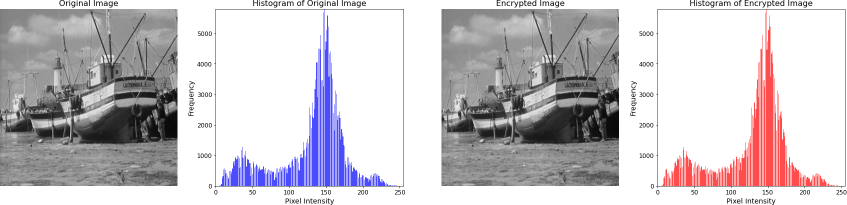
#> input picture images/boat_combined_histogram.png, 1694 x 410 px, given in place of pepper_gray_image.png, which was not available (shown at 1/2 size)
$ python test_result.py
#> lines starting #> are read from the running program, lines starting #| are printed output that depends on the picture; long printed decimals are rounded; pictures that were not available may be replaced by others from this repository, and a replacement may not be noted
import math
import cv2
from collections import Counter
from skimage.metrics import peak_signal_noise_ratio
import numpy as np
import matplotlib.pyplot as plt
from skimage.metrics import structural_similarity as ssim
from scipy.stats import chisquare

# Histogram: Generate and save a comparative visualization of original and encrypted images
# with their respective pixel intensity histograms.
def histograms(original_image, encrypted_image):
    save_path = f"E://collage_project//project2//images//{img_name}_combined_histogram.png"

    # Calculate histograms for original and encrypted images
    hist_original = np.histogram(original_image.ravel(), bins=256, range=(0, 256))[0]
    hist_encrypted = np.histogram(encrypted_image.ravel(), bins=256, range=(0, 256))[0]

    # Create a visualization with images and their histograms
    plt.figure(figsize=(24, 6))

    # Plot original image
    plt.subplot(1, 4, 1)
    plt.imshow(original_image, cmap='gray')
    plt.title("Original Image", fontsize=16)
    plt.axis('off')

    # Plot original image histogram
    plt.subplot(1, 4, 2)
    plt.bar(range(256), hist_original, color='blue', alpha=0.7)
    plt.title("Histogram of Original Image", fontsize=16)
    plt.xlabel("Pixel Intensity", fontsize=14)
    plt.ylabel("Frequency", fontsize=14)
    plt.xlim(0, 255)
    plt.ylim(0, max(hist_original.max(), hist_encrypted.max()))
    plt.xticks(fontsize=12)
    plt.yticks(fontsize=12)

    # Plot encrypted image
    plt.subplot(1, 4, 3)
    plt.imshow(encrypted_image, cmap='gray')
    plt.title("Encrypted Image", fontsize=16)
    plt.axis('off')

    # Plot encrypted image histogram
    plt.subplot(1, 4, 4)
    plt.bar(range(256), hist_encrypted, color='red', alpha=0.7)
    plt.title("Histogram of Encrypted Image", fontsize=16)
    plt.xlabel("Pixel Intensity", fontsize=14)
    plt.ylabel("Frequency", fontsize=14)
    plt.xlim(0, 255)
    plt.ylim(0, max(hist_original.max(), hist_encrypted.max()))
    plt.xticks(fontsize=12)
    plt.yticks(fontsize=12)

    # Save and display the visualization
    plt.tight_layout()
    plt.savefig(save_path, bbox_inches='tight', pad_inches=0)
    print(f"Combined histogram saved at: {save_path}")
    plt.show()

# Calculate pixel correlation in different directions (horizontal, vertical, diagonal).
def correlation_coefficient(image):
    M, N = image.shape[:2]
    # Horizontal correlation: between adjacent pixels in rows
    x_horizontal = image[:, :-1].flatten()
    y_horizontal = image[:, 1:].flatten()
    corr_horizontal = np.corrcoef(x_horizontal, y_horizontal)[0, 1]
    # Vertical correlation: between adjacent pixels in columns
    x_vertical = image[:-1, :].flatten()
    y_vertical = image[1:, :].flatten()
    corr_vertical = np.corrcoef(x_vertical, y_vertical)[0, 1]
    # Diagonal correlation: between adjacent diagonal pixels
    x_diagonal = image[:-1, :-1].flatten()
    y_diagonal = image[1:, 1:].flatten()
    corr_diagonal = np.corrcoef(x_diagonal, y_diagonal)[0, 1]
    # Return average correlation coefficient
    return corr_horizontal , corr_vertical , corr_diagonal

def calculate_mse(original_image, encrypted_image):
    # Ensure both images are of the same size
    assert original_image.shape == encrypted_image.shape, "Images must have the same dimensions"

    # Calculate the Mean Squared Error
    mse = np.mean((original_image - encrypted_image) ** 2)
    return mse

# Calculate the entropy of an image to measure its randomness.
def calculate_entropy(image_matrix):
    # Flatten image and count pixel value occurrences
    flattened_image = image_matrix.flatten()
    pixel_counts = Counter(flattened_image)
    total_pixels = len(flattened_image)

    # Compute entropy based on pixel probability
    entropy = 0.0
    for count in pixel_counts.values():
        probability = count / total_pixels
        entropy -= probability * math.log2(probability)

    return entropy

# Calculate Number of Pixels Change Rate to measure encryption sensitivity.
def calculate_npcr(original_image, encrypted_image):
    # Ensure images have same dimensions
    if original_image.shape != encrypted_image.shape:
        raise ValueError("Images must have same dimensions.")

    # Calculate percentage of different pixels
    diff_pixels = np.sum(original_image != encrypted_image)
    total_pixels = original_image.size
    npcr = (diff_pixels / total_pixels) * 100

    return npcr

# Calculate Unified Average Changing Intensity to measure encryption diversity.
def calculate_uaci(image1, image2):
    assert image1.shape == image2.shape, "Images must have same dimensions"

    # Calculate absolute pixel difference and percentage change
    M, N = image1.shape
    diff = np.abs(image1.astype(np.int16) - image2.astype(np.int16))
    uaci = (np.sum(diff) / (M * N * 255)) * 100

    return uaci

def chi_square_test(image):

    # Flatten to 1D array
    pixel_values = image.flatten()

    # Count occurrences of each intensity level (0–255)
    observed_freq = np.bincount(pixel_values, minlength=256)

    # Expected frequency assuming uniform distribution
    expected_freq = np.full(256, fill_value=len(pixel_values)/256)

    # Perform Chi-Square test
    chi_stat, p_value = chisquare(f_obs=observed_freq, f_exp=expected_freq)

    return chi_stat


def calculate_test(gray_image, encrypted_image, encrypted_image2, decrypted_image):

    # Generate and save histogram visualization
    histograms(gray_image, encrypted_image)

    # Analyze pixel correlations in encrypted image
    corr_horizontal, corr_vertical, corr_diagonal = correlation_coefficient(encrypted_image)
    print(f"Correlation Coefficient Horizontal: {corr_horizontal}")
    print(f"Correlation Coefficient Vertical: {corr_vertical}")
    print(f"Correlation Coefficient Diagonal: {corr_diagonal}")

    # Calculate encryption quality metrics
    entropy = calculate_entropy(encrypted_image)
    print("Entropy: ", entropy)

    mse = calculate_mse(gray_image, encrypted_image)
    print(f"MSE: {mse}")

    npcr_value = calculate_npcr(encrypted_image, encrypted_image2)
    print(f"NPCR value: {npcr_value:.4f}%")

    uaci_value = calculate_uaci(encrypted_image, encrypted_image2)
    print(f"UACI value: {uaci_value:.4f}%")

    # Calculate image quality metrics
    psnr_original_encrypted = peak_signal_noise_ratio(gray_image, encrypted_image)
    print(f"PSNR (original vs encrypted): {psnr_original_encrypted}")

    psnr_original_decrypted = peak_signal_noise_ratio(gray_image, decrypted_image)
    print(f"PSNR (original vs decrypted): {psnr_original_decrypted}")

    ssim_value = ssim(gray_image, decrypted_image)
    print(f"SSIM: {ssim_value}")

    chi_value_gray = chi_square_test(gray_image)
    print("Chi square value for gray image: ",chi_value_gray)

    chi_value_encrypted = chi_square_test(encrypted_image)
    print("Chi square value for encrypted image: ",chi_value_encrypted)

# Main script for loading and analyzing images
img_name = "pepper"
path = f"E://collage_project//project2//images//{img_name}_gray_image.png"
gray_image = cv2.imread(path, cv2.IMREAD_GRAYSCALE)
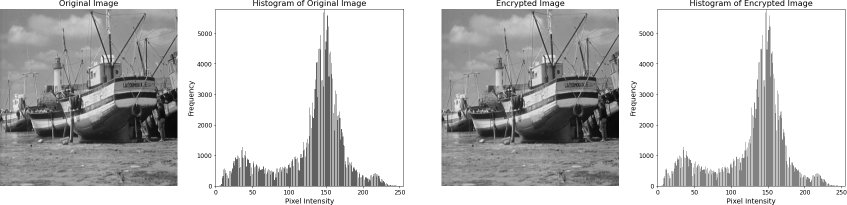
#> gray_image: shape (410, 1694) (shown at 1/2 size); min 0, max 255, mean 199.1

path = f"E://collage_project//project2//images//{img_name}_encrypted_hfpso.png"
encrypted_image = cv2.imread(path, cv2.IMREAD_GRAYSCALE)
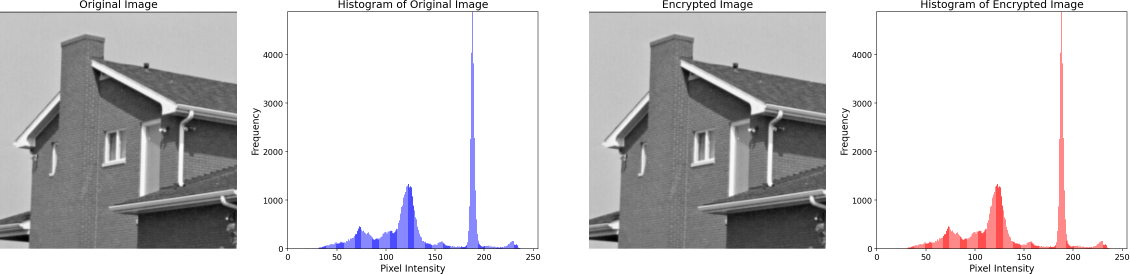
#> input picture images/house_combined_histogram.png, 3389 x 820 px, given in place of pepper_encrypted_hfpso.png, which was not available (shown at 1/3 size)
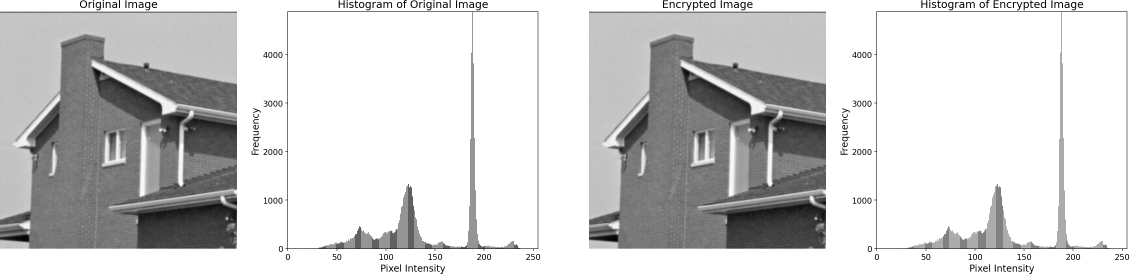
#> encrypted_image: shape (820, 3389) (shown at 1/3 size); min 0, max 255, mean 207.9

path = f"E://collage_project//project2//images//modified_{img_name}_encrypted_hfpso.png"
encrypted_image2 = cv2.imread(path, cv2.IMREAD_GRAYSCALE)

path = f"E://collage_project//project2//images//{img_name}_decrypted_hfpso.png"
decrypted_image = cv2.imread(path, cv2.IMREAD_GRAYSCALE)

# Perform comprehensive image encryption analysis
calculate_test(gray_image, encrypted_image, encrypted_image2, decrypted_image)
#> in histograms, `hist_original = np.histogram(original_image.ravel(), bins=256, range=(..`: hist_original = 256 values, max 393168 at index 255, min 4 at index 53, mean 2713
#> in histograms, `hist_encrypted = np.histogram(encrypted_image.ravel(), bins=256, range..`: hist_encrypted = 256 values, max 1687023 at index 255, min 120 at index 13, mean 10855.4
#> in histograms, `plt.savefig(save_path, bbox_inches='tight', pad_inches=0)`:
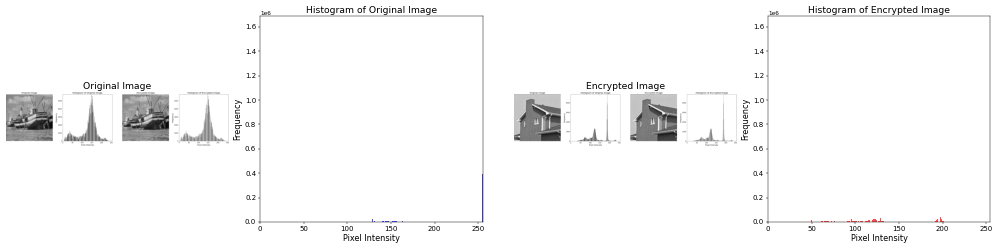
#> figure drawn by matplotlib, 4 panels; panel 2: tallest bar 393168 high, from x = 254.6 to 255.4; panel 4: tallest bar 1687023 high, from x = 254.6 to 255.4
#> in correlation_coefficient, `corr_horizontal = np.corrcoef(x_horizontal, y_horizontal)[0, 1]`: corr_horizontal = 0.95
#> in correlation_coefficient, `corr_vertical = np.corrcoef(x_vertical, y_vertical)[0, 1]`: corr_vertical = 0.973
#> in correlation_coefficient, `corr_diagonal = np.corrcoef(x_diagonal, y_diagonal)[0, 1]`: corr_diagonal = 0.927
#> in calculate_test, `corr_horizontal, corr_vertical, corr_diagonal = correlation_coefficien..`: corr_horizontal = 0.95; corr_vertical = 0.973; corr_diagonal = 0.927
#| Correlation Coefficient Horizontal: 0.9504
#| Correlation Coefficient Vertical: 0.9728
#| Correlation Coefficient Diagonal: 0.9267
#> in calculate_entropy, `pixel_counts = Counter(flattened_image)`: pixel_counts = 256 items
#> in calculate_entropy, `total_pixels = len(flattened_image)`: total_pixels = 2778980
#> the loop in calculate_entropy, `for count in pixel_counts.values():` made 256 passes
#> (count, probability, entropy) on passes 1 to 3: (1687023, 0.607, 0.437), (5153, 0.00185, 0.454), (10067, 0.00362, 0.483)
#> after the loop in calculate_entropy, `for count in pixel_counts.values():`: entropy = 3.59
#| Entropy:  3.588
#> (the run stopped early here; a loop or call above may not have finished)
